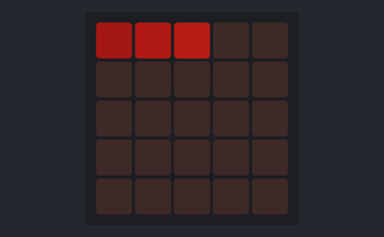
Recording of a program running on a simulated BBC micro:bit (MakeCode). On the bench: the board's 5×5 LED display. Dim RGB values are drawn brighter than linear.

Above: at 0.3 s.
At 0.9 s:
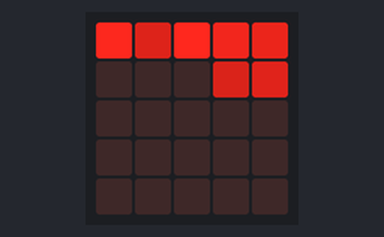
At 9.44 s:
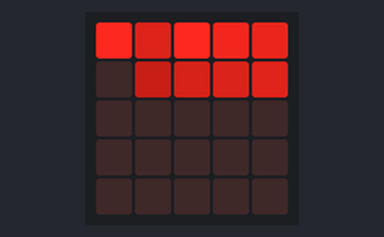
At 19.63 s:
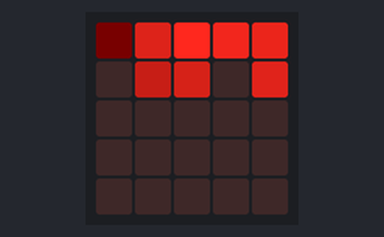
At 29.59 s:
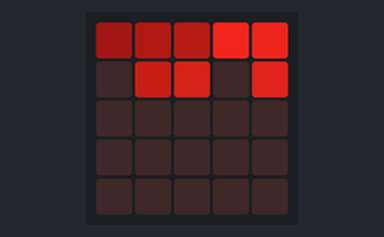
At 38.94 s:
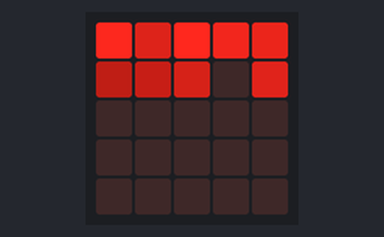

The program:

main.ts
```typescript
basic.forever(function () {
    led.plotBrightness(0, 0, 2)
    basic.pause(200)
    led.unplot(0, 0)
    led.plotBrightness(0, 0, 35)
    led.plotBrightness(1, 0, 56)
    led.plotBrightness(2, 0, 68)
    basic.pause(200)
    led.unplot(2, 0)
    led.plotBrightness(0, 0, 80)
    led.plotBrightness(1, 0, 97)
    led.plotBrightness(2, 0, 100)
    led.plotBrightness(3, 0, 117)
    basic.pause(200)
    led.unplot(3, 0)
    led.plotBrightness(0, 0, 130)
    led.plotBrightness(1, 0, 150)
    led.plotBrightness(2, 0, 200)
    led.plotBrightness(3, 0, 214)
    led.plotBrightness(4, 0, 230)
    basic.pause(200)
    led.unplot(4, 0)
    led.plotBrightness(0, 0, 247)
    led.plotBrightness(2, 0, 255)
    led.plotBrightness(3, 0, 212)
    led.plotBrightness(4, 0, 191)
    led.plotBrightness(4, 1, 160)
    led.plotBrightness(3, 1, 144)
    basic.pause(200)
    led.unplot(3, 1)
    led.plotBrightness(2, 1, 132)
    led.plotBrightness(1, 1, 99)
    led.plotBrightness(0, 1, 82)
    basic.pause(200)
    led.unplot(0, 1)
})
```

test.ts
```typescript
// aquí va el archivo "tests"; esto no se compilará cuando este paquete se utilice como una extensión.
```
